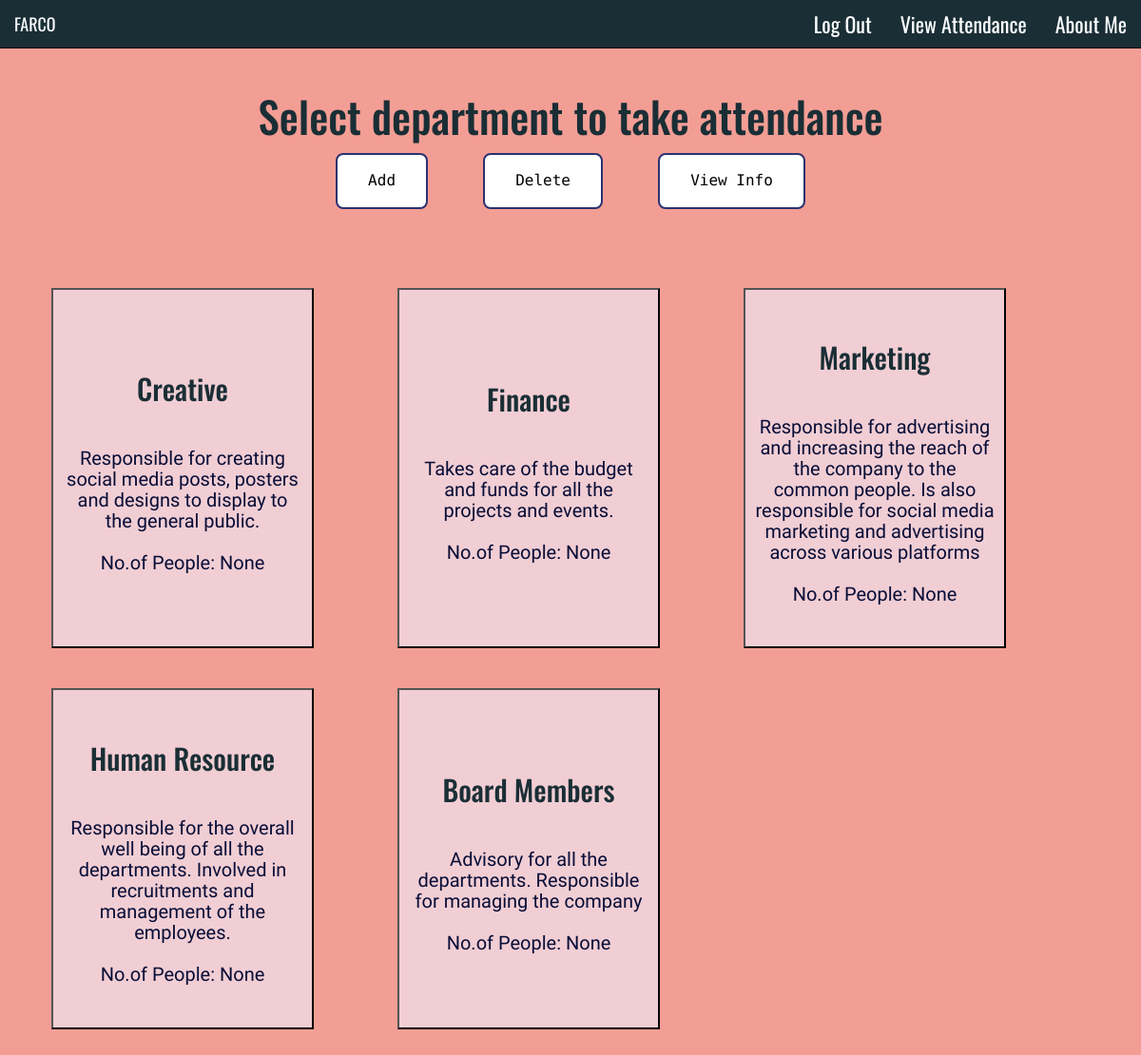
/List_Depts (signed in), run on the app's committed database.
### tables this page shows
CREATE TABLE Departments (Dept_ID INTEGER PRIMARY KEY, Org_ID INTEGER REFERENCES Organisations (Org_ID), Dept_Name TEXT (50) NOT NULL, Description TEXT (100), No_of_People INTEGER);

### Main.py (the view)
@app.route('/List_Depts',methods=['GET','POST'])
def List_Depts():
   if not session.get("user"):
      return redirect(url_for('Log_In'))
   try:
      Org_ID = session.get('Org_ID', None)
      print("Making a connection: Retrieving department information")
      connection = sqlite3.connect('Attendance.db')
      cursor = connection.cursor()
      cursor.execute("SELECT Dept_Name,Description,No_of_People from Departments where Org_ID=?", (Org_ID,))
      all_information = cursor.fetchall()
      cursor = connection.cursor()
      cursor.execute("SELECT Type from Organisations where Org_ID=?", (Org_ID,))
      type = cursor.fetchall()
      print("Closing the connection")
      connection.close()
      if(type[0][0] =='School'):
         type='classroom'
      elif(type[0][0] == 'Office'):
         type='department'
      else:
         type='subdivision'
      if request.method == 'POST':
         dept = request.form['dept']
         session['Dept'] = dept
         return redirect(url_for('Set_Timer'))
      else:
         return render_template('List_Depts.html',Depts=all_information,type=type)
   except Exception as error:
      return_message = str(error)
      return(return_message)

### templates/List_Depts.html (shortened to what this page needs)
<html>
  <head>
      <link rel="stylesheet" href="https://cdnjs.cloudflare.com/ajax/libs/font-awesome/4.7.0/css/font-awesome.min.css" />
      <link rel="stylesheet" href="https://maxcdn.bootstrapcdn.com/bootstrap/3.4.1/css/bootstrap.min.css" />
      <link rel="stylesheet" type="text/css" href="{{ url_for('static', filename='stylesheets/Home_Page_Style.css') }}" />
      <link rel="stylesheet" href="https://cdnjs.cloudflare.com/ajax/libs/animate.css/4.1.1/animate.min.css" />
  </head>
  <body>
    <nav class="navbar navbar-inverse navbar-fixed-top">
      <div class="container-fluid">
        <div class="navbar-header">
          <a class="navbar-brand" href="{{url_for('Home_Page')}}" style="color: #fbfeff">FARCO</a>
        </div>
        <ul class="nav navbar-nav navbar-right">
          <li><a href="{{url_for('Log_Out')}}">Log Out</a></li>
          <li><a href="{{url_for('View_Attendance')}}">View Attendance</a></li>
          <li><a href="{{url_for('About_Me')}}">About Me</a></li>
        </ul>
      </div>
    </nav>
    <br /><br /><br />
    <h1 style="color: #1a2e35; text-align: center; font-size: 45px">
      Select {{type}} to take attendance <br />
    </h1>
    <div style="text-align: center" class="animate__animated animate__zoomIn">
      <a href="{{url_for('Add_Dept')}}" style="text-decoration: none"><button id="submit">Add</button></a>&nbsp&nbsp&nbsp&nbsp
      <a href="{{url_for('Delete_Dept')}}" style="text-decoration: none"><button id="submit">Delete</button></a>&nbsp&nbsp&nbsp&nbsp
      <a href="{{url_for('View_Dept')}}" style="text-decoration: none"><button id="submit">View Info</button></a>
    </div>
    <form action="{{ url_for ('List_Depts') }}" method="POST">
      <div class="flex-container">
        {% for item in Depts %}
        <a href="{{url_for('Home_Page')}}" style="text-decoration: none">
          <div id="outer">
            <button type="submit" name="dept" value="{{item.0}}" class="button_slide slide_down">
              <h2 style="font-family: 'Oswald'; color: #1a2e35">{{item.0}}</h2>
              <br />
              <h4 style="font-size: 20px; color: #070d37; text-align: center">
                {{item.1}}<br /><br />
                No.of People: {{item.2}}
              </h4>
            </button>
          </div>
        </a>
        {% endfor %}
      </div>
    </form>
    <br /><br /><br />
  </body>
</html>

### static/stylesheets/Home_Page_Style.css (style rules this page uses)
.navbar { background-color: #1A2E35; font-family: 'Oswald'; font-size: 22px; }
.nav.navbar-nav.navbar-right li a { color: #fbfeff; }
body { background-color: #f39e95; font-family: 'Encode Sans'; font-size: 18px; }
h1 { font-family: 'Oswald'; font-size: 22px; }
h4, h5 { font-family: 'Zen Maru Gothic'; font-size: 22px; }
#submit { border: 2px solid #2B3270; background-color: white; color: black; padding: 16px 32px; text-align: center; text-decoration: none; display: inline-block; font-size: 16px; margin: 4px 2px; transition-duration: 0.4s; cursor: pointer; border-radius: 8px; border: 2px solid #2B3270; }
.button_slide { background-color: #F1CED4; border-radius: 0px; padding: 10px 10px; display: inline-block; font-size: 18px; cursor: pointer; box-shadow: inset 0 0 0 0 #E8B4B8; -webkit-transition: ease-out 0.4s; -moz-transition: ease-out 0.4s; transition: ease-out 0.4s; font-family: 'Zen Maru Gothic'; margin: 10px; height: 90%; width: 80%; }
#outer { width: 364px; margin: 50px auto 0 auto; text-align: center; padding: 10px; }
.flex-container { display: flex; left: 20%; flex-wrap: wrap; justify-content: flex-start; padding: 10px; }

### data on the page
Departments: Dept_Name "Creative", Description "Responsible for creating social media posts, posters and designs to display to the general public.", item "None"
Departments: Dept_Name "Finance", Description "Takes care of the budget and funds for all the projects and events.", item "None"
Departments: Dept_Name "Marketing", Description "Responsible for advertising and increasing the reach of the company to the common people. Is also responsible for social media marketing and advertising across various platforms", item "None"
Departments: Dept_Name "Human Resource", Description "Responsible for the overall well being of all the departments. Involved in recruitments and management of the employees.", item "None"
Departments: Dept_Name "Board Members", Description "Advisory for all the departments. Responsible for managing the company", item "None"

### other printed values
{{ type }} "department"
